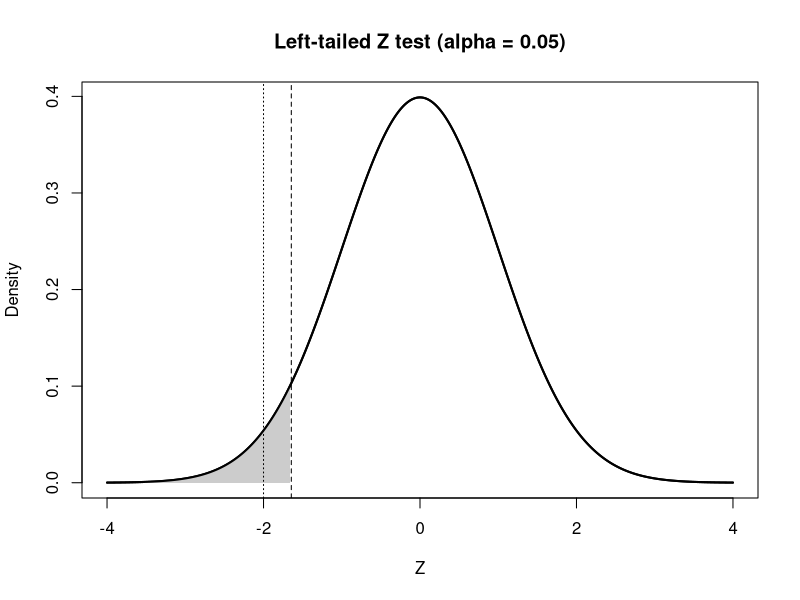

Write R code to recreate this figure.
# 통계학입문 과제 2 — 단측 Z-가설검정 (R 학생용)
# 이름: 김민우  학번: 2026123207
# 목표: Z-검정, 임계값, p-value, if/else 판단, 기각역 그래프를 작성함
# base R만 사용함

# [상황] 음료의 공칭 평균 용량은 500mL임.
# 36개 표본의 평균은 496mL이며, 모표준편차는 12mL로 알려져 있음.
# 실제 평균이 500mL보다 작은지 유의수준 5%에서 검정함.

# 문제 1. 가설을 작성할 것
# H0: mu = 500 (또는 mu >= 500, 실제 평균 용량은 500mL 이상이다)
# H1: mu < 500 (실제 평균 용량은 500mL보다 작다)

mu_0 <- 500
x_bar <- 496
sigma <- 12
n <- 36
alpha <- 0.05

# 문제 2. 표준오차를 구할 것: sigma / sqrt(n)
standard_error <- sigma / sqrt(n)

# 문제 3. Z-검정통계량을 구할 것
z_stat <- (x_bar - mu_0) / standard_error

# 문제 4. 왼쪽 단측검정의 임계값을 구할 것
# qnorm(alpha)는 왼쪽 누적확률이 alpha인 지점을 반환함
critical_z <- qnorm(alpha)

# 문제 5. p-value를 계산할 것
# pnorm(z_stat)는 P(Z <= z_stat)를 반환함
p_value <- pnorm(z_stat)

cat('2. 표준오차:', standard_error, '\n')
cat('3. Z-검정통계량:', z_stat, '\n')
cat('4. 임계값:', critical_z, '\n')
cat('5. p-value:', p_value, '\n')

# 문제 6. if/else를 사용하여 귀무가설 기각 여부를 출력할 것
if (!is.na(p_value)) {
  if (p_value < alpha) {
    cat('귀무가설을 기각함\n')
  } else {
    cat('귀무가설을 기각하지 못함\n')
  }
}

# 문제 7. 표준정규분포 그래프에 왼쪽 기각역과 수직선을 표시할 것
if (!is.na(critical_z) && !is.na(z_stat)) {
  x <- seq(-4, 4, length.out=500)
  y <- dnorm(x)
  plot(x, y, type='l', lwd=2, main='Left-tailed Z test (alpha = 0.05)',
       xlab='Z', ylab='Density')
  reject_x <- x[x <= critical_z]
  reject_y <- dnorm(reject_x)
  polygon(c(reject_x[1], reject_x, tail(reject_x, 1)),
          c(0, reject_y, 0), col='gray80', border=NA)
  abline(v=critical_z, lty=2)
  abline(v=z_stat, lty=3)
  lines(x, y, lwd=2)
}

# 문제 8. 검정 결과를 일상적인 언어로 2~3문장 작성할 것
# 답: 표본 36개의 평균 용량(496mL)을 바탕으로 단측 Z-검정을 수행한 결과,
# 검정통계량 Z = -2에 해당하는 p-value가 약 0.0228로 유의수준 0.05보다 작습니다.
# 따라서 귀무가설을 기각하며, 이 음료의 실제 평균 용량은 공칭 용량인 500mL보다 작다고 볼 수 있습니다.
